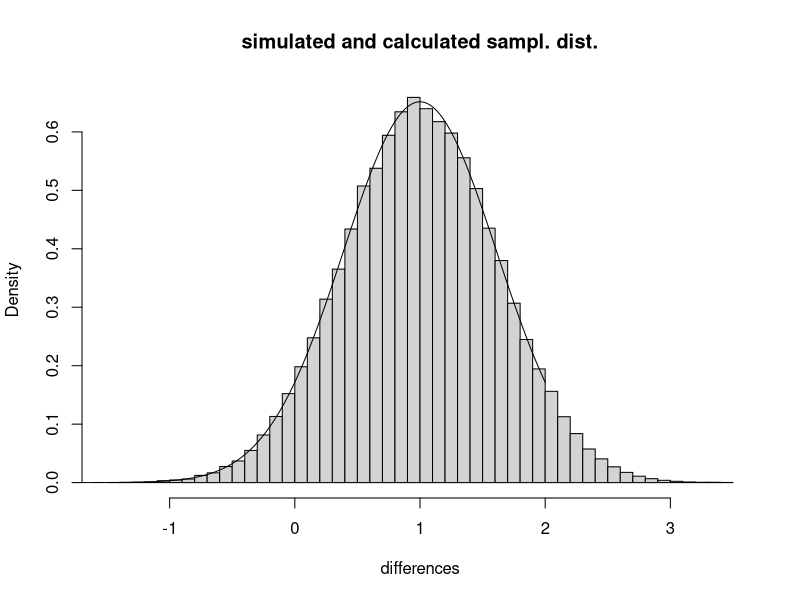

This chart was generated by the following R code:
sample_size<-12
population_men_mean <- 4
population_women_mean <- 5
sd_population <- 1.5


differences <-c()
p_values<-c()
for (i in 1:100000)
{
  men <- rnorm(sample_size, mean = population_men_mean, sd=sd_population)
  women <- rnorm(sample_size, mean = population_women_mean, sd=sd_population)
  mean_men <- mean(men)
  mean_women <- mean(women)
  difference <-mean_women - mean_men
  differences <- c(differences, difference)
}

sampling_distribution_mean<- population_women_mean - population_men_mean

sample_sd <- sd_population / sqrt(sample_size)
sampling_distribution_sd <- sqrt(sample_sd^2 + sample_sd^2)

x <- seq(-2, 2, length=1000)
y <- dnorm(x, mean =  sampling_distribution_mean, sd = sampling_distribution_sd)
  
hist(differences, freq=F,breaks=50, main='simulated and calculated sampl. dist.')
points(x,y, t='l')


simulated_p <- mean(differences > 1.5)

